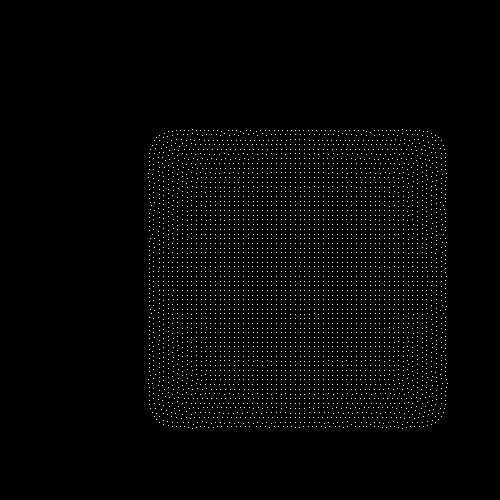
#> input picture img/20.png, 500 x 500 px
$ python image_combiner.py
#> lines starting #> are read from the running program, lines starting #| are printed output that depends on the picture; after the words box and inside, x2 and y2 are one past the last pixel; in counts of white or black regions, pixels touching at a corner belong together
import sys
from PIL import Image

filelist = ['20.png', '40.png', '60.png', '80.png', '100.png', '120.png']

images = [Image.open(x) for x in filelist]
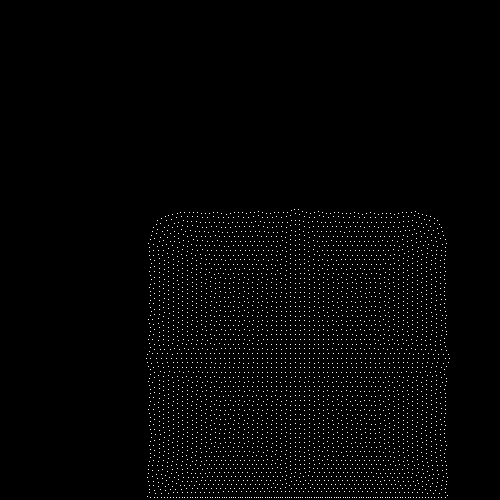
#> input picture img/40.png, 500 x 500 px
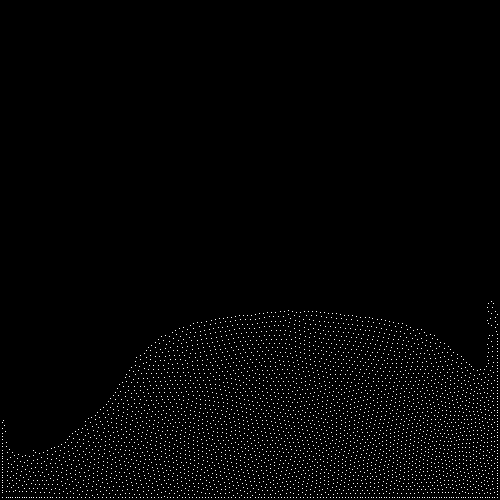
#> input picture img/60.png, 500 x 500 px
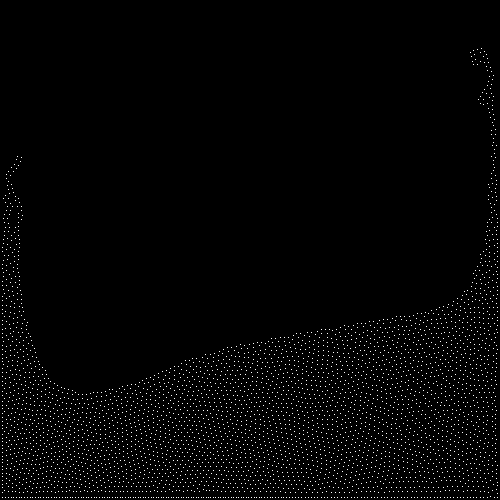
#> input picture img/80.png, 500 x 500 px
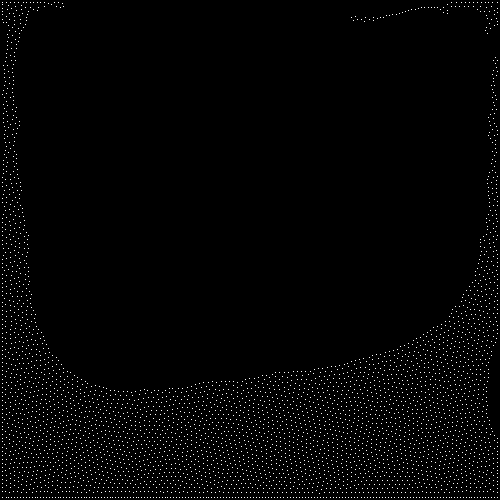
#> input picture img/100.png, 500 x 500 px
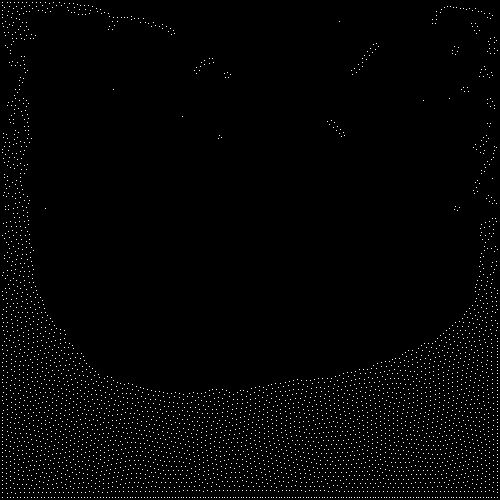
#> input picture img/120.png, 500 x 500 px
#> images = 6 items
widths, heights = zip(*(i.size for i in images))
#> widths = (500, 500, 500, 500, 500, 500); heights = (500, 500, 500, 500, 500, 500)

total_width = int(sum(widths) / 2)
#> total_width = 1500
total_height = int(max(heights) * 2)
#> total_height = 1000

new_im = Image.new('RGB', (total_width, total_height))
#> new_im: PIL image 1500x1000 RGB; every value is 0

x_offset = 0
y_offset = 0
for i in range(len(images)):
  im = images[i]
  new_im.paste(im, (x_offset, y_offset))
  x_offset += im.size[0]
  if i == len(images) // 2 - 1:
    y_offset += im.size[1]
    x_offset = 0
#> this loop made 6 passes
#> y_offset on pass 3: 500
#> im is the input picture: PIL image 500x500 L; 1.6% white in thin lines or dots
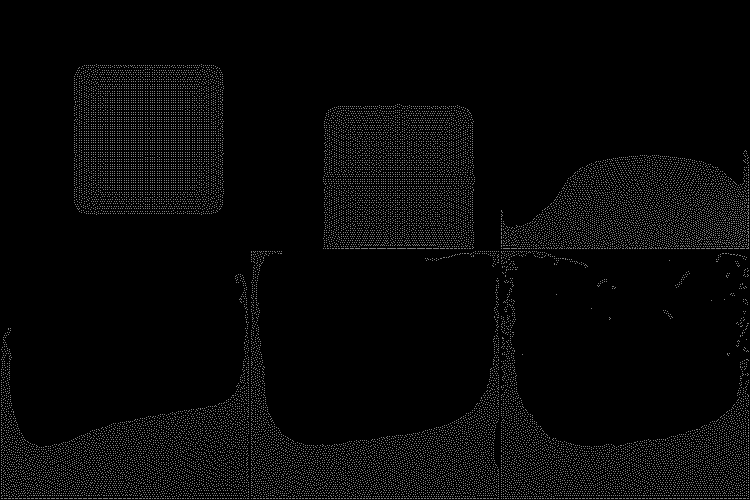
#> new_im: PIL image 1500x1000 RGB (shown at 1/2 size); 1.6% white in thin lines or dots, all inside (x1, y1, x2, y2) = (2, 129, 1498, 998)
#> after the loop, y_offset = 500

new_im.save('combined.jpg')
